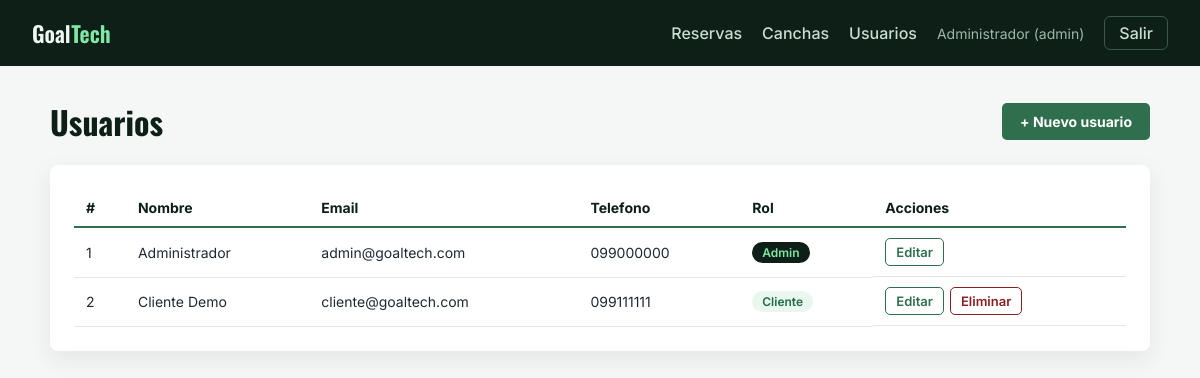
Screenshot of /GestorDeCanchaDeFutbol/app/views/admin_usuarios.php (signed in) with the database file from the repository.
### tables this page shows
CREATE TABLE usuarios(
    id INT AUTO_INCREMENT PRIMARY KEY,                   
    nombre VARCHAR(50) NOT NULL,                         
    email VARCHAR(100) NOT NULL UNIQUE,                  
    telefono VARCHAR(20) NOT NULL,                       
    password VARCHAR(255) NOT NULL,                      
    rol ENUM('cliente','admin') NOT NULL DEFAULT 'cliente',  
    created_at TIMESTAMP DEFAULT CURRENT_TIMESTAMP       
);

### GestorDeCanchaDeFutbol/app/includes/auth.php (called while the page is built, shortened)
<?php
function h($texto)
{
    return htmlspecialchars((string)$texto, ENT_QUOTES, "UTF-8");
}
function estaLogueado()
{
    return isset($_SESSION["usuario_id"]);
}
function esAdmin()
{
    return estaLogueado() && ($_SESSION["usuario_rol"] ?? "") === "admin";
}

### GestorDeCanchaDeFutbol/app/models/Usuario.php (called while the page is built, shortened)
<?php
class Usuario
{
    private $conexion;
    public function __construct($conexion)
    {
        $this->conexion = $conexion;
    }
    public function listarTodos()
    {
        $sql = "SELECT id, nombre, email, telefono, rol, created_at FROM usuarios ORDER BY id";
        return $this->conexion->query($sql)->fetchAll();
    }
}

### GestorDeCanchaDeFutbol/app/views/admin_usuarios.php (the view, shortened to what this page needs)
<?php
require_once __DIR__ . "/../includes/auth.php";
require_once __DIR__ . "/../../config/conexion.php";
require_once __DIR__ . "/../models/Usuario.php";
$usuarioModelo = new Usuario($conexion);
$usuarios = $usuarioModelo->listarTodos();
require __DIR__ . "/../includes/header.php";
?>
<div class="encabezado-seccion">
    <h1 class="panel-titulo">Usuarios</h1>
    <a class="boton-panel" href="admin_usuario_form.php">+ Nuevo usuario</a>
</div>
<section class="tarjeta">
    <div class="tabla-scroll">
        <table class="tabla">
            <thead>
                <tr><th>#</th><th>Nombre</th><th>Email</th><th>Telefono</th><th>Rol</th><th>Acciones</th></tr>
            </thead>
            <tbody>
                <?php foreach ($usuarios as $u) { ?>
                    <tr>
                        <td><?php echo (int)$u["id"]; ?></td>
                        <td><?php echo h($u["nombre"]); ?></td>
                        <td><?php echo h($u["email"]); ?></td>
                        <td><?php echo h($u["telefono"]); ?></td>
                        <td><span class="etiqueta etiqueta-<?php echo $u["rol"] === "admin" ? "admin" : "confirmada"; ?>"><?php echo h(ucfirst($u["rol"])); ?></span></td>
                        <td class="acciones">
                            <a class="boton-chico" href="admin_usuario_form.php?id=<?php echo (int)$u["id"]; ?>">Editar</a>
                            <?php if ((int)$u["id"] !== (int)$_SESSION["usuario_id"]) { ?>
                                <form action="admin_usuarios.php" method="post" onsubmit="return confirm('¿Eliminar este usuario?');">
                                    <button class="boton-chico boton-peligro" type="submit">Eliminar</button>
                                </form>
                            <?php } ?>
                        </td>
                    </tr>
                <?php } ?>
            </tbody>
        </table>
    </div>
</section>
<?php require __DIR__ . "/../includes/footer.php"; ?>

### GestorDeCanchaDeFutbol/app/includes/header.php (shortened to what this page needs)
<!DOCTYPE html>
<html lang="es">
<head>
    <link rel="stylesheet" href="../../css/estilo.css">
    <link rel="stylesheet" href="../../css/panel.css">
</head>
<body class="panel">
    <header class="barra">
        <a class="barra-logo" href="dashboard.php">Goal<span>Tech</span></a>
        <nav class="barra-nav">
            <?php if (esAdmin()) { ?>
                <a href="admin_reservas.php">Reservas</a>
                <a href="admin_canchas.php">Canchas</a>
                <a href="admin_usuarios.php">Usuarios</a>
            <?php } else { ?>
                <a href="dashboard.php">Mis reservas</a>
            <?php } ?>
            <span class="barra-usuario"><?php echo h($_SESSION["usuario_nombre"] ?? ""); ?> (<?php echo h($_SESSION["usuario_rol"] ?? ""); ?>)</span>
            <a class="barra-salir" href="logout.php">Salir</a>
        </nav>
    </header>
    <main class="panel-contenido">

### GestorDeCanchaDeFutbol/app/includes/footer.php
    </main>
</body>
</html>

### GestorDeCanchaDeFutbol/css/estilo.css (style rules this page uses)
body { margin: 0; font-family: Arial, sans-serif; color: #1f2933; }

### GestorDeCanchaDeFutbol/css/panel.css (style rules this page uses)
body.panel { background-color: #f4f7f5; font-family: 'Inter', Arial, sans-serif; min-height: 100vh; }
.barra { display: flex; justify-content: space-between; align-items: center; flex-wrap: wrap; gap: 12px; padding: 16px 32px; background-color: #0d1f16; }
.barra-logo { font-family: 'Oswald', Arial, sans-serif; font-size: 22px; font-weight: 600; color: #eef7f1; text-decoration: none; }
.barra-logo span { color: #7ee8a4; }
.barra-nav { display: flex; align-items: center; flex-wrap: wrap; gap: 20px; }
.barra-nav a { color: #c9ddd0; text-decoration: none; font-weight: 500; transition: color 0.2s ease; }
.barra-usuario { color: #9db8a9; font-size: 14px; }
.barra-nav .barra-salir { border: 1px solid #3a5a48; border-radius: 6px; padding: 6px 14px; }
.panel-contenido { max-width: 1100px; margin: 0 auto; padding: 32px 24px 64px; }
.panel-titulo { font-family: 'Oswald', Arial, sans-serif; font-size: 32px; margin: 0 0 20px; color: #0d1f16; }
.encabezado-seccion { display: flex; justify-content: space-between; align-items: center; flex-wrap: wrap; gap: 12px; margin-bottom: 20px; }
.encabezado-seccion .panel-titulo { margin: 0; }
.tarjeta { background-color: white; border-radius: 8px; padding: 24px; box-shadow: 0 8px 24px rgba(31, 41, 51, 0.08); }
.boton-panel { font-weight: bold; background-color: #2f6f4e; color: white; padding: 10px 18px; border: none; border-radius: 5px; cursor: pointer; text-decoration: none; font-family: inherit; font-size: 14px; transition: background-color 0.2s ease, transform 0.2s ease; }
.boton-chico { display: inline-block; background-color: white; color: #2f6f4e; border: 1px solid #2f6f4e; border-radius: 5px; padding: 5px 10px; font-size: 13px; font-weight: 600; font-family: inherit; cursor: pointer; text-decoration: none; }
.boton-peligro { color: #8a1f1f; border-color: #8a1f1f; }
.tabla-scroll { overflow-x: auto; }
.tabla { width: 100%; border-collapse: collapse; font-size: 14px; }
.tabla th { text-align: left; padding: 10px 12px; border-bottom: 2px solid #2f6f4e; color: #0d1f16; white-space: nowrap; }
.tabla td { padding: 10px 12px; border-bottom: 1px solid #e1e8e3; vertical-align: middle; }
.acciones { display: flex; gap: 6px; flex-wrap: wrap; align-items: center; }
.acciones form { margin: 0; }
.etiqueta { display: inline-block; padding: 3px 10px; border-radius: 12px; font-size: 12px; font-weight: 600; }
.etiqueta-confirmada { background-color: #e9f7ef; color: #1f6b45; }
.etiqueta-admin { background-color: #0d1f16; color: #7ee8a4; }

### rows the page displays
usuarios: id "1", nombre "Administrador", email "admin@goaltech.com", telefono "099000000", rol "Admin"
usuarios: id "2", nombre "Cliente Demo", email "cliente@goaltech.com", telefono "099111111", rol "Cliente"

### other values shown
$_SESSION["usuario_nombre"] "Administrador"
$_SESSION["usuario_rol"] "admin"
